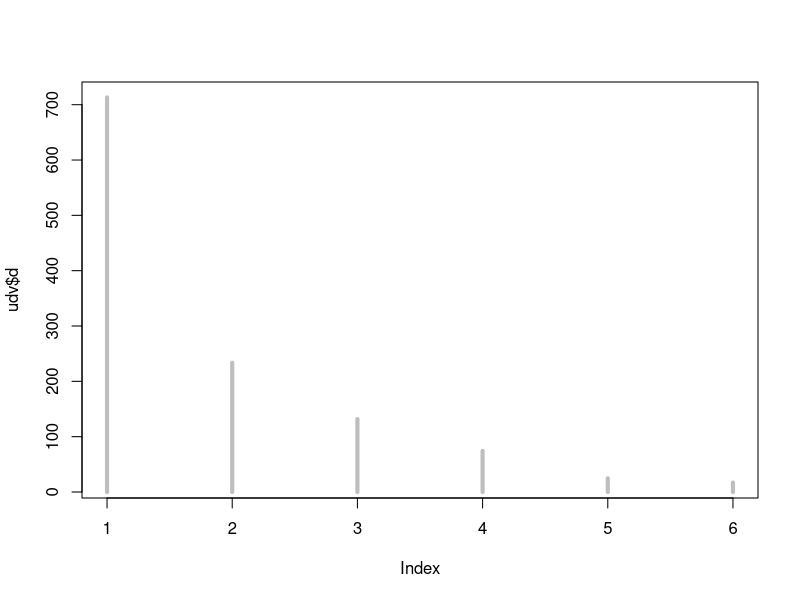
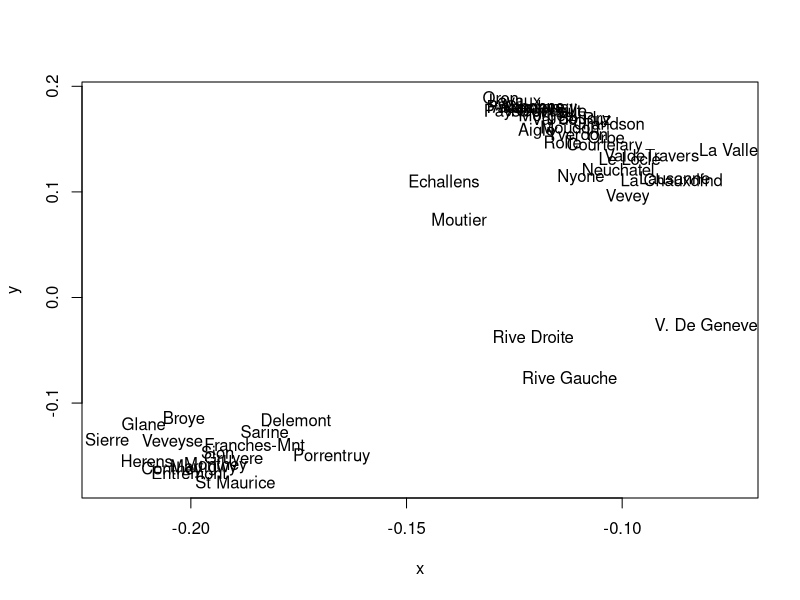
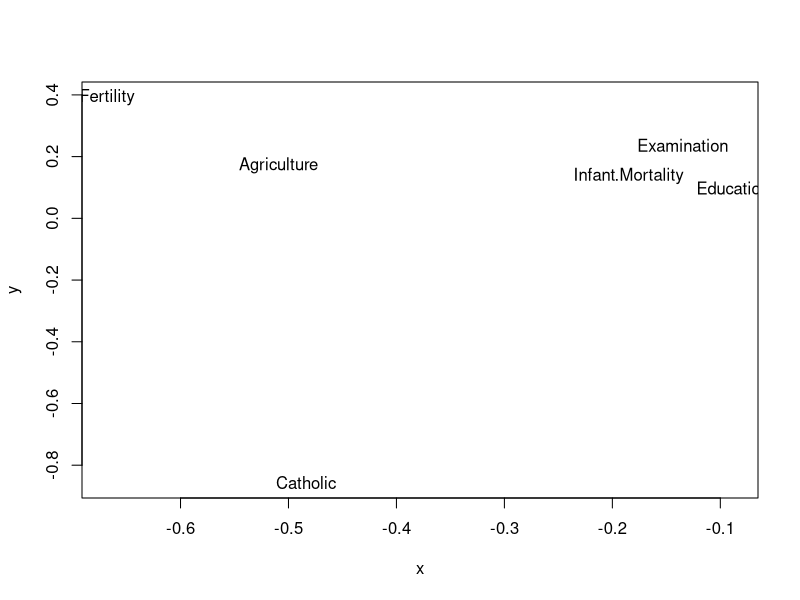
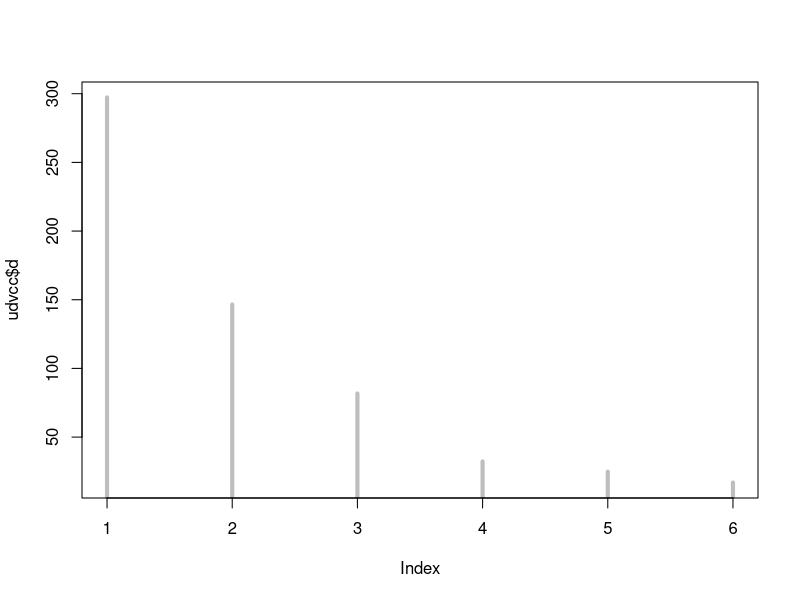
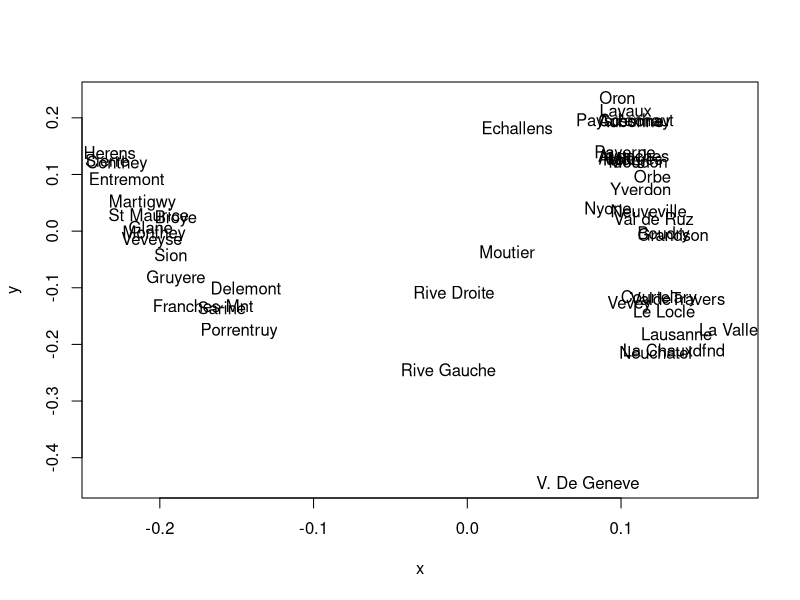
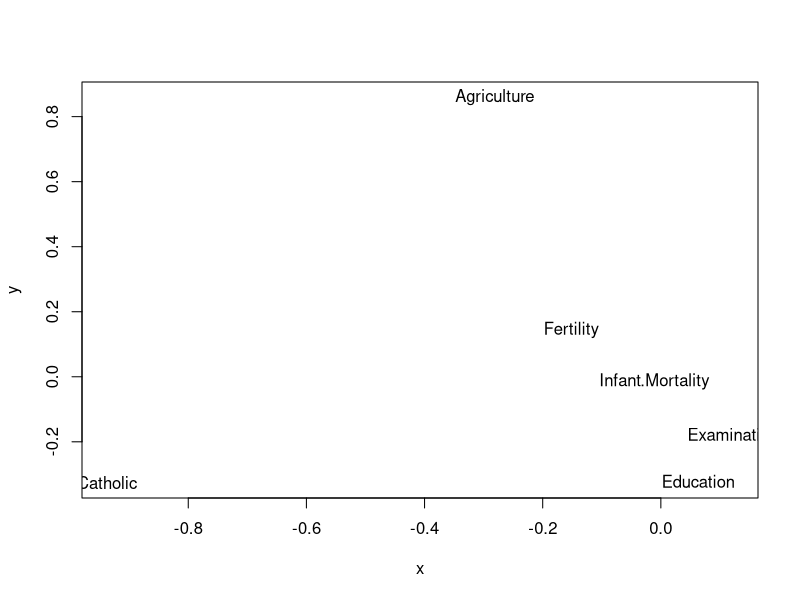
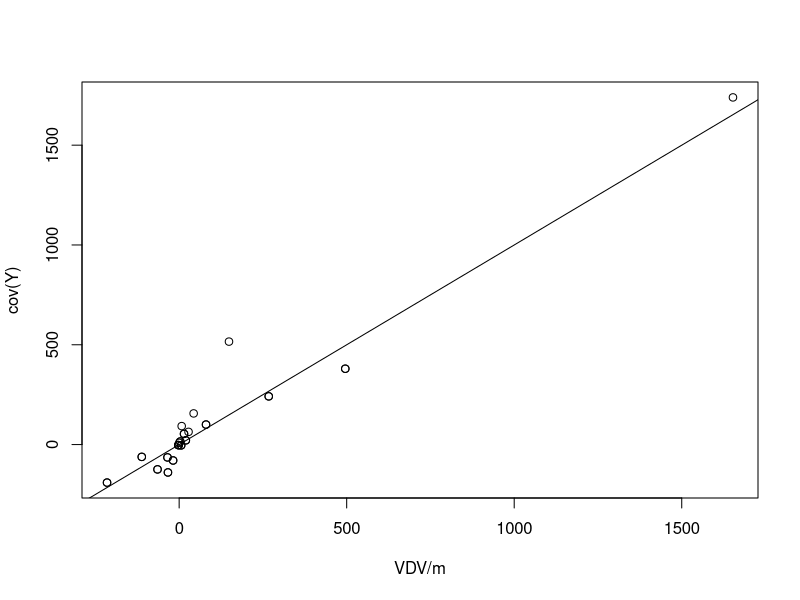
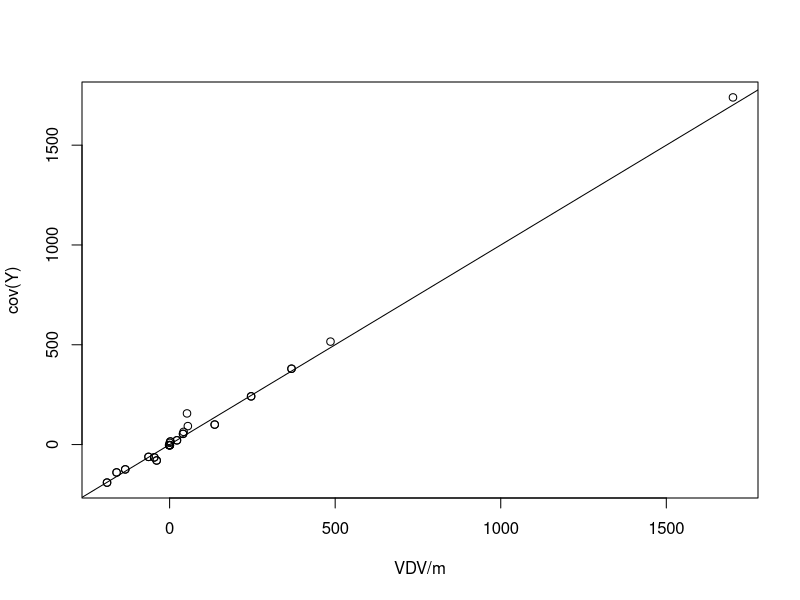

Here is the R script that generated these plots, in order:
## ---- chunk 1
###
plotwtxt<-function(xy,y=NULL,labels=rownames(xy),xscl=1,yscl=1,...)
{
  # scatterplot of text
  if(length(dim(xy))==0) { x<-xy }
  if(length(dim(xy))==2) { x<-xy[,1] ; y<-xy[,2] }
  plot(x,y,type="n",xlim=range(x,na.rm=TRUE)*xscl,ylim=range(y,na.rm=TRUE)*yscl,...)
  text(x,y,labels,...)
}
###
## ---- chunk 2
data(swiss)
?swiss
dimnames(swiss)
dim(swiss)
head(swiss)
# convertimos a matriz
Y <- as.matrix(swiss)
## ---- chunk 3
udv<-svd(Y)
summary(udv)

plot(udv$d,type="h",lwd=4,col="gray")
plotwtxt( udv$u[,1:2],labels=rownames(swiss))
plotwtxt( udv$v[,1:2],labels=colnames(swiss))

round( cor(swiss), 2 )
## ---- chunk 4
m<-nrow(Y)
Im<-diag(m)
Om<-rep(1,m)
Ycc<-(Im - Om%*%t(Om)/m) %*% Y
## ---- chunk 5
udvcc<-svd(Ycc)

plot(udvcc$d,type="h",lwd=4,col="gray")
plotwtxt( udvcc$u[,1:2],labels=rownames(swiss))
plotwtxt( udvcc$v[,1:2],labels=colnames(swiss))
## ---- chunk 6
for(k in 1:3)
{
  K<-seq(1,k,length=k)
  VDV<- udvcc$v[,K,drop=FALSE] %*% diag(udvcc$d^2)[K,K] %*%
     t( udvcc$v[,K,drop=FALSE] )
  plot(VDV/m, cov(Y)) ; abline(0,1)
}

n<-ncol(Y)
In<-diag(n)
On<-rep(1,n)

Yrcc<- (Im - Om%*%t(Om)/m)  %*% Y %*% (In - On%*%t(On)/n)

## ---- chunk 7
udvrcc<-svd(Yrcc)

plot(udvrcc$d,type="h",lwd=4,col="gray")
plotwtxt( udvrcc$u[,1:2],labels=rownames(swiss))
plotwtxt( udvrcc$v[,1:2],labels=colnames(swiss))
